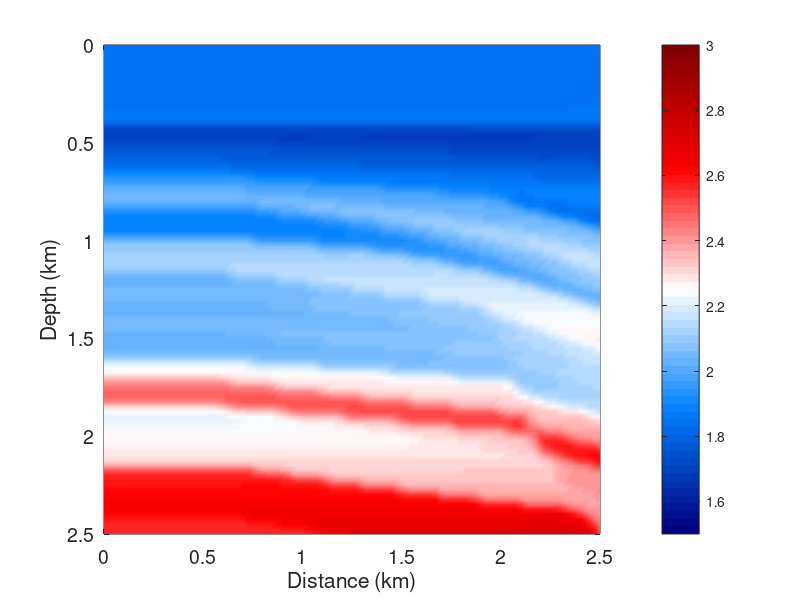
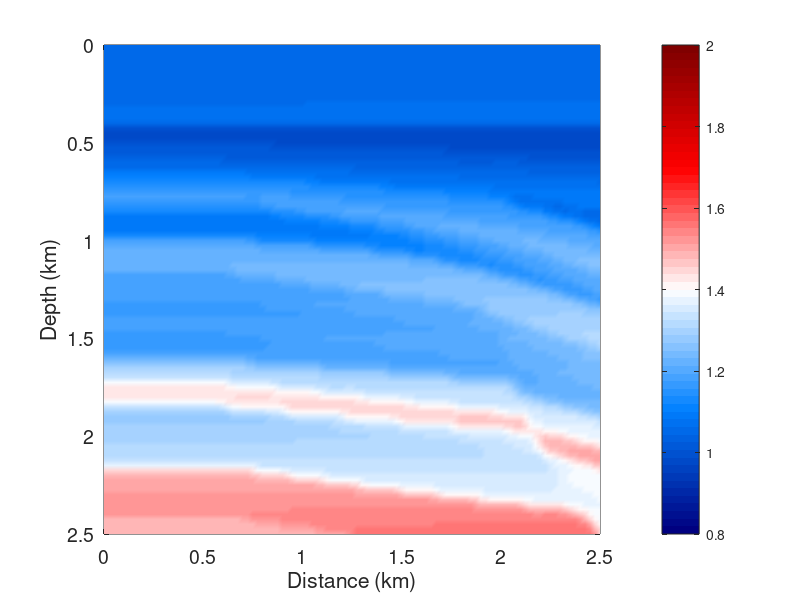

Source code (MATLAB) for these figures, in order: (Note: this script raises an error after producing the figures.)
clear all
close all

load('bluewhitered.mat')

load('vp.mat')
load('vs.mat')
n = size(vp);

dx = 0.025; dz = 0.025;
h  = [dz dx];
nz = n(1); nx = n(2);
z  = [0:n(1)-1]'*h(1);
x  = [0:n(2)-1]*h(2);

figure;
pcolor(x,z,vp);
shading interp
axis ij
xlabel('Distance (km)','FontSize',12)
ylabel('Depth (km)','FontSize',12);
colormap(bluewhitered)
colorbar
set(gca,'FontSize',14)
caxis([1.5 3.0])

figure;
pcolor(x,z,vs);
shading interp
axis ij
xlabel('Distance (km)','FontSize',12)
ylabel('Depth (km)','FontSize',12);
colormap(bluewhitered)
colorbar
set(gca,'FontSize',14)
caxis([0.8 2])

vp0 = 1.83; vs0 = vp0/sqrt(3); 
rho = 1;
npmlz = 50; npmlx = 50; 
Nz = nz + 2*npmlz;
Nx = nx + 2*npmlx;
NN = (Nx)*(Nz);

src_x = 11:10:91;
src_z = 2; 
ns = length(src_x);

Ps1 = elastic_getP_new(n,npmlz,npmlx,src_z,src_x);Ps1 = Ps1'*16500;
Ps2 = zeros(size(Ps1));
Pss = [Ps2; Ps1];
Ps = -sparse(Pss);

fm = 8;
f = 5;
Ak  = subimpedance_new(vp,vs,npmlx,npmlz,f,fm,dx);
Uv  = Ak\(Ps);

vp0 = vp0*ones(n);
vs0 = vs0*ones(n);

A0  = subimpedance_new(vp0,vs0,npmlx,npmlz,f,fm,dx);
Uv0  = A0\(Ps);

for is = 1:ns
    
    u_star = Uv(1:NN,is);
    v_star = Uv(1+NN:end,is);
    
    U = reshape(u_star,[Nx,Nz]);
    V = reshape(v_star,[Nx,Nz]);
    
    U = U.'; V = V.';
    
    u = U(npmlz+1:npmlz+nz,npmlx+1:npmlx+nx);
    v = V(npmlz+1:npmlz+nz,npmlx+1:npmlx+nx);
    
    u0_star = Uv0(1:NN,is);
    v0_star = Uv0(1+NN:end,is);
    
    U0 = reshape(u0_star,[Nx,Nz]);
    V0 = reshape(v0_star,[Nx,Nz]);
    
    U0 = U0.'; V0 = V0.';
    
    u0 = U0(npmlz+1:npmlz+nz,npmlx+1:npmlx+nx);
    v0 = V0(npmlz+1:npmlz+nz,npmlx+1:npmlx+nx);
    
    du = u-u0; dv = v - v0; 
    
    du_star( ((is-1)*nz*nx+1) : (is*nz*nx) ,1) = full(du(:));
    dv_star( ((is-1)*nz*nx+1) : (is*nz*nx) ,1) = full(dv(:));
    
end

figure;
pcolor(x,z,real(du));
shading interp
axis ij
xlabel('Distance (km)','FontSize',12)
ylabel('Depth (km)','FontSize',12);
colormap(bluewhitered)
colorbar
caxis([-0.5 0.5])
set(gca,'FontSize',14)

figure;
pcolor(x,z,real(dv));
shading interp
axis ij
xlabel('Distance (km)','FontSize',12)
ylabel('Depth (km)','FontSize',12);
colormap(bluewhitered)
colorbar
caxis([-0.5 0.5])
set(gca,'FontSize',14)

save du_star_mar_5Hz_sx.mat du_star
save dv_star_mar_5Hz_sx.mat dv_star
